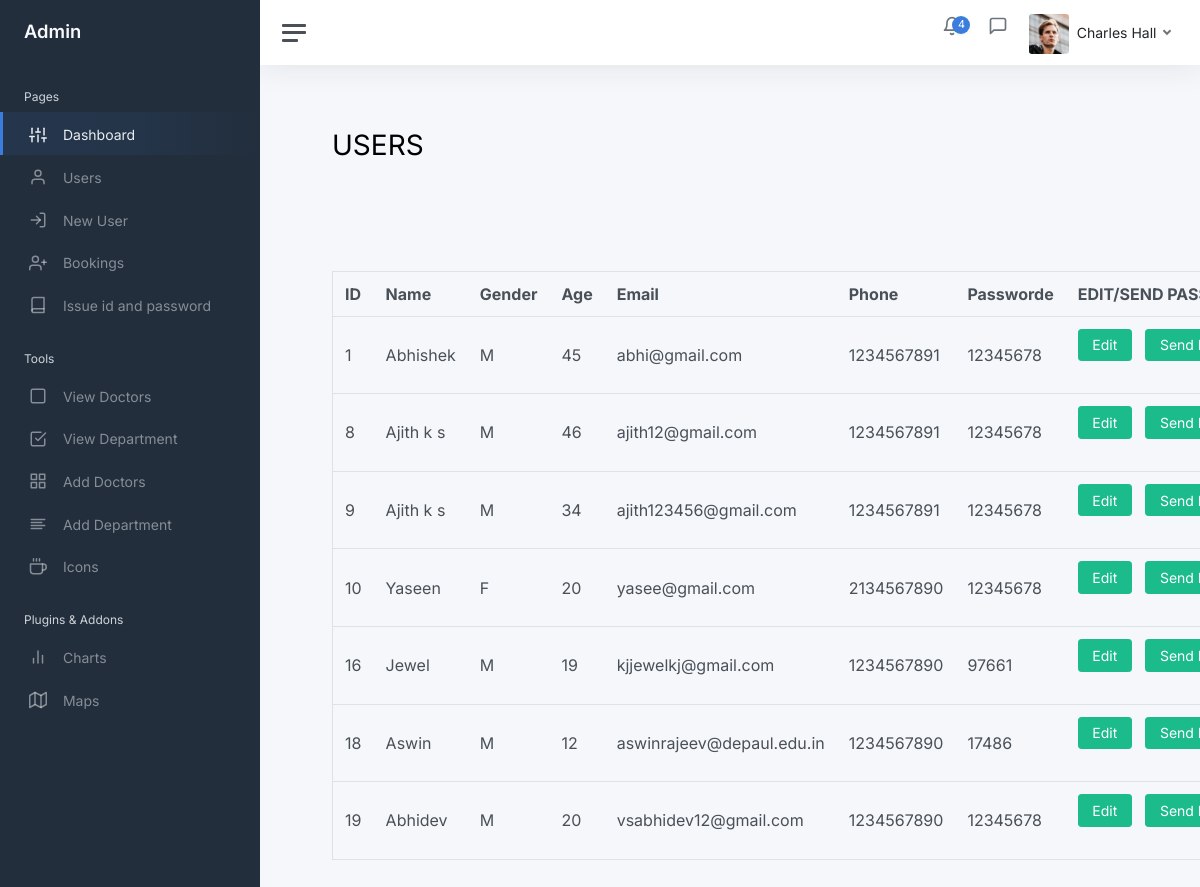
Screenshot of /admin12/users.php with the database file from the repository.
### tables this page shows
CREATE TABLE IF NOT EXISTS `user` (
  `id` int NOT NULL AUTO_INCREMENT,
  `name` varchar(50) NOT NULL,
  `gender` varchar(6) NOT NULL,
  `age` int NOT NULL,
  `email` varchar(50) NOT NULL,
  `phone` char(10) NOT NULL,
  `password` varchar(50) NOT NULL,
  PRIMARY KEY (`id`),
  UNIQUE KEY `email` (`email`)
);

### classes/DataAccess.class.php (the view, shortened to what this page needs)
<?php
class DataAccess
{
	private $_con,$_query,$_errors;
	public function __construct()
	{
		if(!$this->_con=mysqli_connect(DB_HOST,DB_USER,DB_PASSWORD,DB_NAME))
		{
			die("connection Error");
		}
	}
    public function getDataJoin($fields,$table,$condition = "1",$join=NULL)
	{
		$this->_query = "select ";
		if(is_array($fields))
		{
				$this->_query.=implode(",",$fields);
        }
		$this->_query.=" from $table ";
        $this->_query.=" where $condition";
		$resref=mysqli_query($this->_con,$this->_query);
		$dataArr = array();
		if(mysqli_num_rows($resref))
		{
			while($rows = mysqli_fetch_assoc($resref))
			{
				$dataArr[] = $rows;
			}
		}
		return $dataArr;
	}
    public function selectAsTable($fields,$table,$condition="1",$join=NULL,$actions=null,$config=null)
    {
        $resultArr=$this->getDataJoin($fields,$table,$condition,$join);
        $str="";
        foreach($resultArr as $values)
        {
            $str.="<tr>";
            foreach($values as $key=>$val)
            {
                $flag=1;
                if($flag==1)
                {
                if(isset($config['hiddenfields']))
                {
                    if(!in_array($key,$config['hiddenfields']))
                    {
                        $str.="<td>".$val."</td>";
                    }
                }
                else
                    $str.="<td>".$val."</td>";
                }
            }
            if($actions!=null && is_array($actions))
            {
                if((isset($config['actions_td']) && $config['actions_td']==false) || !isset($config['actions_td']))
                    $str.="<td>";
                foreach($actions as $ind=>$act)
                {
                        $str.="<a href='".$act['link']."?";
                        foreach($act['params'] as $param=>$pvalue)
                        {
                            $str.=$param."=".$values[$pvalue]."&";
                        }
                        $str=$this->_chop_string($str);
                        $str.="' ";
                        foreach($act['attributes'] as $attr=>$attrval)
                        {
                            $str.=$attr."='".$attrval."' ";
                        }
                        $str.=" >".$act['label']."</a>&nbsp;&nbsp;&nbsp;";
                }
                if((isset($config['actions_td']) && $config['actions_td']==false) || !isset($config['actions_td']))
                    $str.="</td>";
            }
            $str.="</tr>";
        }
        return $str;
    }
    private function _chop_string($str)
    {
        return substr($str,0,strlen($str)-1);
    }
}
?>

### rows the page displays
user: id "1", name "Abhishek", gender "M", age "45", email "abhi@gmail.com", phone "1234567891", password "12345678"
user: id "8", name "Ajith k s", gender "M", age "46", email "ajith12@gmail.com", phone "1234567891", password "12345678"
user: id "9", name "Ajith k s", gender "M", age "34", email "ajith123456@gmail.com", phone "1234567891", password "12345678"
user: id "10", name "Yaseen", gender "F", age "20", email "yasee@gmail.com", phone "2134567890", password "12345678"
user: id "16", name "Jewel", gender "M", age "19", email "kjjewelkj@gmail.com", phone "1234567890", password "97661"
user: id "18", name "Aswin", gender "M", age "12", email "aswinrajeev@depaul.edu.in", phone "1234567890", password "17486"
user: id "19", name "Abhidev", gender "M", age "20", email "vsabhidev12@gmail.com", phone "1234567890", password "12345678"

### other values shown
$act['label'] "Edit Send Edit Send Edit Send Edit Send Edit Send Edit Send Edit Send…"
